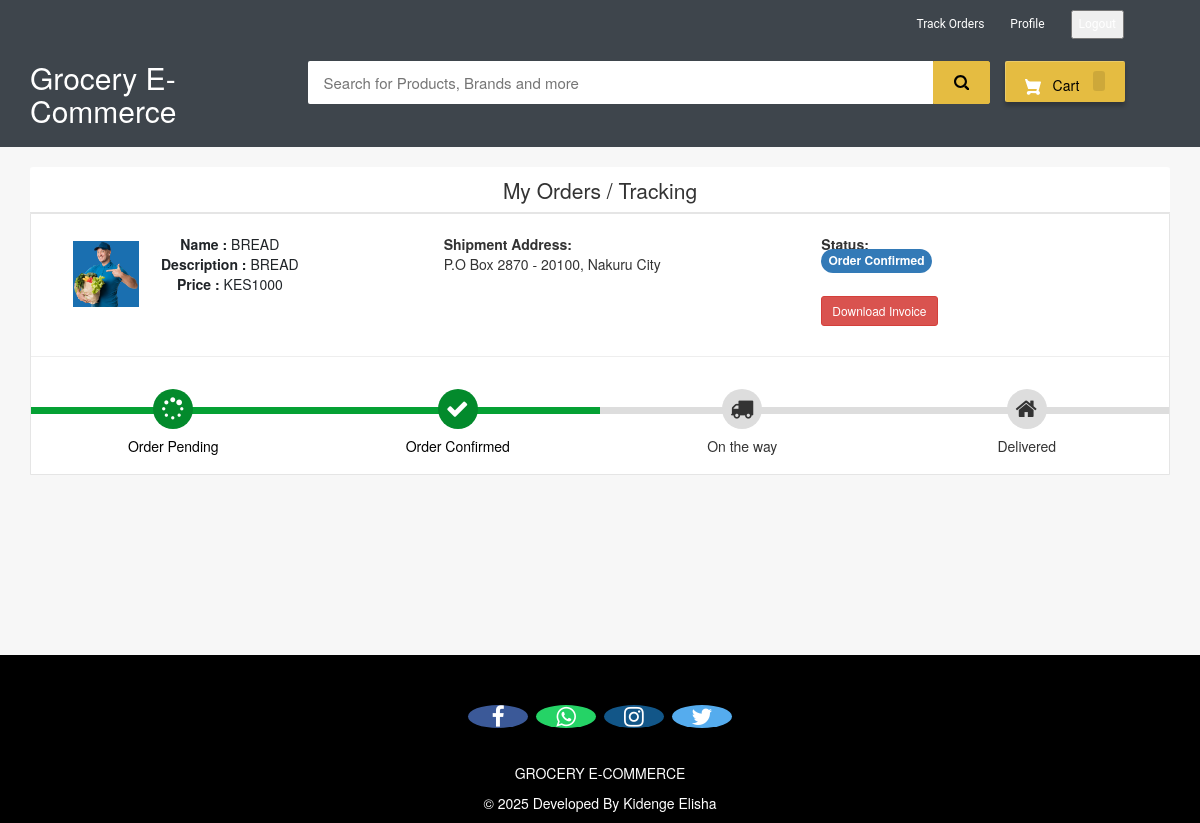
Screenshot of /my-order (signed in) with the database file from the repository.
### ecom/models.py (models this page shows, shortened)
class Product(models.Model):
    name=models.CharField(max_length=40)
    product_image= models.ImageField(upload_to='product_image/',null=True,blank=True)
    price = models.PositiveIntegerField()
    description=models.CharField(max_length=40)

class Orders(models.Model):
    STATUS =(
        ('Pending','Pending'),
        ('Order Confirmed','Order Confirmed'),
        ('Out for Delivery','Out for Delivery'),
        ('Delivered','Delivered'),
    )
    customer=models.ForeignKey('Customer', on_delete=models.CASCADE,null=True)
    product=models.ForeignKey('Product',on_delete=models.CASCADE,null=True)
    email = models.CharField(max_length=50,null=True)
    address = models.CharField(max_length=500,null=True)
    mobile = models.CharField(max_length=20,null=True)
    order_date= models.DateField(auto_now_add=True,null=True)
    status=models.CharField(max_length=50,null=True,choices=STATUS)

### ecom/views.py (the view)
# urls.py: path('my-order', views.my_order_view,name='my-order'),
@login_required(login_url='customerlogin')
@user_passes_test(is_customer)
def my_order_view(request):
    customer=models.Customer.objects.get(user_id=request.user.id)
    orders=models.Orders.objects.all().filter(customer_id = customer)
    ordered_products=[]
    for order in orders:
        ordered_product=models.Product.objects.all().filter(id=order.product.id)
        ordered_products.append(ordered_product)
    return render(request,'ecom/my_order.html',{'data':zip(ordered_products,orders)})

### ecom/views.py (called while the page is built)
def is_customer(user):
    return user.groups.filter(name='CUSTOMER').exists()

### templates/ecom/my_order.html (shortened to what this page needs)
{% extends 'ecom/customer_base.html' %}
{% load static %}
{% block content %}
<br>
<div class="container">
    <header class="card-header" style="text-align:center; font-size: 21px"> My Orders / Tracking </header>
    {% for products,order in data %}
    <article class="card">
        <div class="card-body">
            <ul class="row" style="margin-left:20px;margin-top:20px;">
                <li class="col-md-4">
                  <figure class="itemside mb-3">
                    {%for product in products%}
                      <div class="aside"><img src="{% static product.product_image.url %}" class="img-sm border"></div>
                      <figcaption class="info align-self-center">
                          <p class="title"><strong>Name : </strong>{{product.name}} <br> <strong>Description : </strong>{{product.description}} <br> <strong>Price : </strong>KES{{product.price}}</p>
                      </figcaption>
                  </figure>
                </li>
                <li class="col-md-4">
                    <div class="col"> <strong>Shipment Address:</strong> <br> {{order.address}}</div>
                </li>
                <li class="col-md-4">
                    <div class="col"> <strong>Status:</strong> <br>
                        {% if order.status == 'Pending'%}
                        <td> <span class="label label-info" style="font-size: 12px; border-radius: 30px;">{{order.status}}</span></td>
                        {% elif order.status == 'Delivered' %}
                        <td> <span class="label label-success" style="font-size: 12px; border-radius: 30px;">{{order.status}}</span></td>
                        {% elif order.status == 'Out for Delivery' %}
                        <td> <span class="label label-default" style="font-size: 12px; border-radius: 30px;">{{order.status}}</span></td>
                        {%else%}
                          <td> <span class="label label-primary" style="font-size: 12px; border-radius: 30px;">{{order.status}}</span></td>
                        {%endif%}
                    </div> <br>
                    <h4><a style="text-decoration:none;" href="{% url 'download-invoice' order.id product.id  %}" ><button class="btn btn-danger btn-sm">Download Invoice</button></a></h4>
                </li>
                {%endfor%}
            </ul>
            <hr>
            <div class="track">
                {%if order.status == 'Pending' %}
                <div class="step active"> <span class="icon"> <i style="padding-top:3px; padding-right:25px;" class="fa fa-spinner"></i> </span> <span class="text">Order Pending</span> </div>
                <div class="step "> <span class="icon"> <i style="padding-top:3px; padding-right:25px;" class="fa fa-check"></i> </span> <span class="text"> Order Confirmed</span> </div>
                <div class="step "> <span class="icon"> <i style="padding-top:3px; padding-right:25px;" class="fa fa-truck"></i> </span> <span class="text"> On the way </span> </div>
                <div class="step "> <span class="icon"> <i style="padding-top:3px; padding-right:25px;" class="fa fa-home"></i> </span> <span class="text">Delivered</span> </div>
                {%elif order.status == 'Order Confirmed' %}
                <div class="step active"> <span class="icon"> <i style="padding-top:3px; padding-right:25px;" class="fa fa-spinner"></i> </span> <span class="text">Order Pending</span> </div>
                <div class="step active"> <span class="icon"> <i style="padding-top:3px; padding-right:25px;" class="fa fa-check"></i> </span> <span class="text"> Order Confirmed</span> </div>
                <div class="step "> <span class="icon"> <i style="padding-top:3px; padding-right:25px;" class="fa fa-truck"></i> </span> <span class="text"> On the way </span> </div>
                <div class="step "> <span class="icon"> <i style="padding-top:3px; padding-right:25px;" class="fa fa-home"></i> </span> <span class="text">Delivered</span> </div>
                {%endif%}
            </div>
        </div>
    </article><br>
    {%endfor%}
</div>
<br><br><br><br><br>
{% endblock content %}

### templates/ecom/customer_base.html (style rules this page uses)
body { background-color: #f7f7f7; }
.fa { font-size: 23px; width: 60px; text-align: center; text-decoration: none; margin: 5px 2px; border-radius: 50%; }
p { text-align: center; }

### templates/ecom/my_order.html (style rules this page uses)
body { background-color: #f7f7f7; }
.container { margin-top: 0px; margin-bottom: 0px }
.card { position: relative; display: -webkit-box; display: -ms-flexbox; display: flex; -webkit-box-orient: vertical; -webkit-box-direction: normal; -ms-flex-direction: column; flex-direction: column; min-width: 0; word-wrap: break-word; background-color: #fff; background-clip: border-box; border: 1px solid rgba(0, 0, 0, 0.1); border-radius: 0.10rem }
.card-header:first-child { border-radius: calc(0.37rem - 1px) calc(0.37rem - 1px) 0 0 }
.card-header { padding: 0.75rem 1.25rem; margin-bottom: 0; background-color: #fff; border-bottom: 1px solid rgba(0, 0, 0, 0.1) }
.track { position: relative; background-color: #ddd; height: 7px; display: -webkit-box; display: -ms-flexbox; display: flex; margin-bottom: 60px; margin-top: 50px }
.track .step { -webkit-box-flex: 1; -ms-flex-positive: 1; flex-grow: 1; width: 25%; margin-top: -18px; text-align: center; position: relative }
.track .step.active:before { background: #05a134 }
.track .step::before { height: 7px; position: absolute; content: ""; width: 100%; left: 0; top: 18px }
.track .step.active .icon { background: #038a2c; color: #fff }
.track .icon { display: inline-block; width: 40px; height: 40px; line-height: 40px; position: relative; border-radius: 100%; background: #ddd }
.track .step.active .text { font-weight: 400; color: #000 }
.track .text { display: block; margin-top: 7px }
.itemside { position: relative; display: -webkit-box; display: -ms-flexbox; display: flex; width: 100% }
.itemside .aside { position: relative; -ms-flex-negative: 0; flex-shrink: 0 }
.img-sm { width: 80px; height: 80px; padding: 7px }
ul.row, ul.row-sm { list-style: none; padding: 0 }
.itemside .info { padding-left: 15px; padding-right: 7px }
.itemside .title { display: block; margin-bottom: 5px; color: #212529 }
p { margin-top: 0; margin-bottom: 1rem }

### rows the page displays
Orders: address "P.O Box 2870 - 20100, Nakuru City", status "Order Confirmed", shows "Order Pending"
Product: product_image (picture), name "BREAD", description "BREAD", price "1000"
